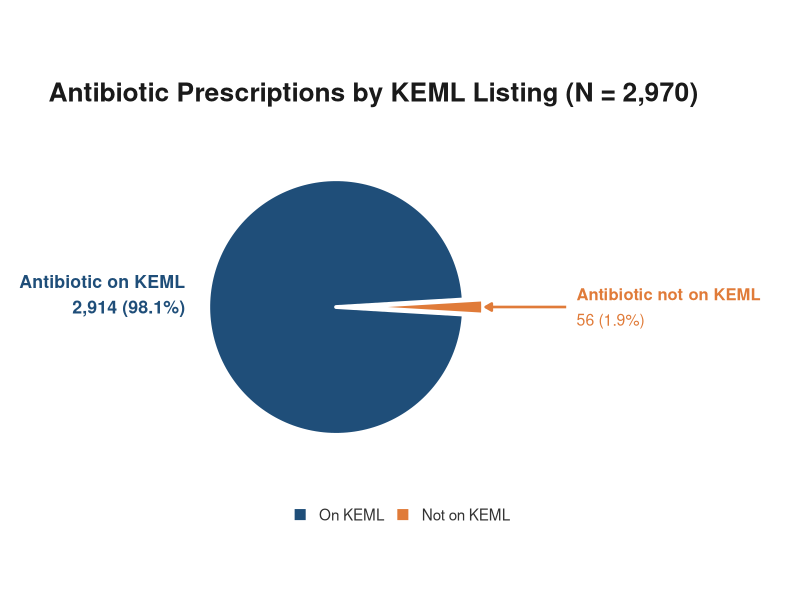
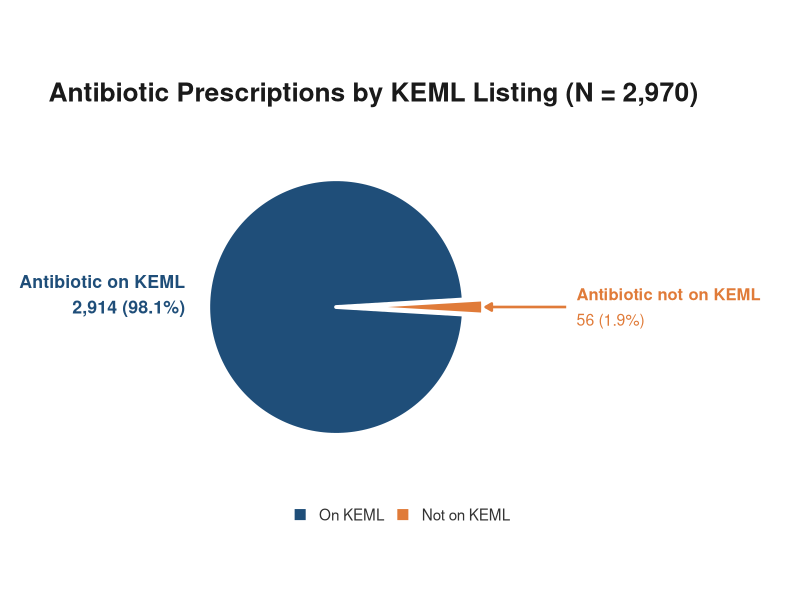

These charts were generated, in order, by the following R code:

library(ggplot2)
library(dplyr)
library(scales)
library(grid)

# ---- Data ----
kem_df <- tibble(
  kem = factor(c("Yes", "No"), levels = c("Yes", "No")),
  n = c(2914, 56)
) %>%
  mutate(pct = n / sum(n))

total_n <- sum(kem_df$n)

# ---- Slice angles: position No slice on the right ----
rot <- pi / 2 - 2 * pi * (kem_df$pct[1] + kem_df$pct[2] / 2)

kem_df <- kem_df %>%
  mutate(
    end = 2 * pi * cumsum(pct) + rot,
    start = lag(end, default = rot),
    mid = (start + end) / 2,
    explode = c(0, 0.15)
  )

# ---- Construct pie wedges ----
make_wedge <- function(grp, start, end, shift, r = 1, n = 200) {
  t <- seq(start, end, length.out = n)
  mid <- (start + end) / 2
  
  data.frame(
    kem = grp,
    x = c(0, r * sin(t)) + shift * sin(mid),
    y = c(0, r * cos(t)) + shift * cos(mid)
  )
}

slices <- bind_rows(lapply(seq_len(nrow(kem_df)), function(i) {
  make_wedge(
    as.character(kem_df$kem[i]),
    kem_df$start[i],
    kem_df$end[i],
    kem_df$explode[i]
  )
})) %>%
  mutate(kem = factor(kem, levels = levels(kem_df$kem)))

# ---- Label positions ----
yes <- filter(kem_df, kem == "Yes")
no  <- filter(kem_df, kem == "No")

# Main category label outside the pie
yes_label <- data.frame(
  x = -1.18,
  y = 0.10,
  label = paste0(
    "Antibiotic on KEML\n",
    comma(yes$n), " (", percent(yes$pct, accuracy = 0.1), ")"
  )
)

# Callout for the small No slice
dx <- sin(no$mid)
dy <- cos(no$mid)

callout <- data.frame(
  xs = (no$explode + 1.65) * dx,
  ys = (no$explode + 1.65) * dy,
  xe = (no$explode + 1.02) * dx,
  ye = (no$explode + 1.02) * dy
)

blue   <- "#1F4E79"
orange <- "#E07B39"

# ---- Plot ----
p <- ggplot() +
  geom_polygon(
    data = slices,
    aes(x = x, y = y, fill = kem, group = kem),
    colour = "white",
    linewidth = 1.3
  ) +
  
  # Yes category label outside the pie
  annotate(
    "text",
    x = yes_label$x,
    y = yes_label$y,
    label = yes_label$label,
    hjust = 1,
    size = 4.5,
    lineheight = 1.2,
    fontface = "bold",
    colour = blue
  ) +
  
  # No slice callout
  geom_segment(
    data = callout,
    aes(x = xs, y = ys, xend = xe, yend = ye),
    colour = orange,
    linewidth = 0.9,
    arrow = arrow(length = unit(0.18, "cm"), type = "closed")
  ) +
  
  annotate(
    "text",
    x = callout$xs + 0.08,
    y = callout$ys + 0.10,
    label = "Antibiotic not on KEML",
    hjust = 0,
    size = 4.2,
    fontface = "bold",
    colour = orange
  ) +
  
  annotate(
    "text",
    x = callout$xs + 0.08,
    y = callout$ys - 0.10,
    label = paste0(
      comma(no$n), " (", percent(no$pct, accuracy = 0.1), ")"
    ),
    hjust = 0,
    size = 4,
    colour = orange
  ) +
  
  scale_fill_manual(
    values = c("Yes" = blue, "No" = orange),
    labels = c(
      "Yes" = "On KEML",
      "No" = "Not on KEML"
    )
  ) +
  
  coord_fixed(
    xlim = c(-2.0, 3.0),
    ylim = c(-1.35, 1.35),
    clip = "off"
  ) +
  
  labs(
    title = "Antibiotic Prescriptions by KEML Listing (N = 2,970)",
    fill = NULL
  ) +
  
  theme_void(base_size = 13) +
  theme(
    plot.title = element_text(
      face = "bold", size = 19, colour = "#1A1A1A",
      margin = margin(b = 7)
    ),
    plot.subtitle = element_text(
      size = 11.5, colour = "#555555",
      margin = margin(b = 18)
    ),
    plot.caption = element_text(
      size = 9, colour = "#777777", hjust = 0,
      margin = margin(t = 12)
    ),
    plot.title.position = "plot",
    plot.caption.position = "plot",
    legend.position = "bottom",
    legend.text = element_text(
      size = 11, colour = "#333333"
    ),
    legend.key.size = unit(0.5, "cm"),
    plot.margin = margin(20, 35, 15, 35),
    plot.background = element_rect(
      fill = "white", colour = NA
    )
  )

print(p)



ggsave(
  filename = "Antibiotics_KEML.png",
  plot = p,
  width = 12,
  height = 7,
  units = "in",
  dpi = 300,
  bg = "white"
)
